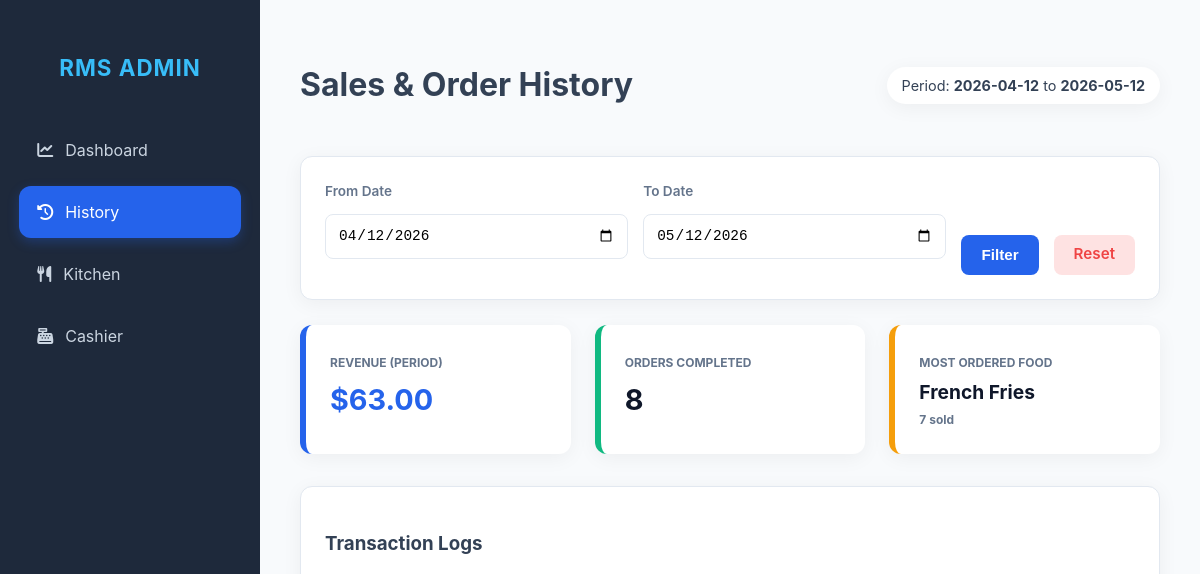
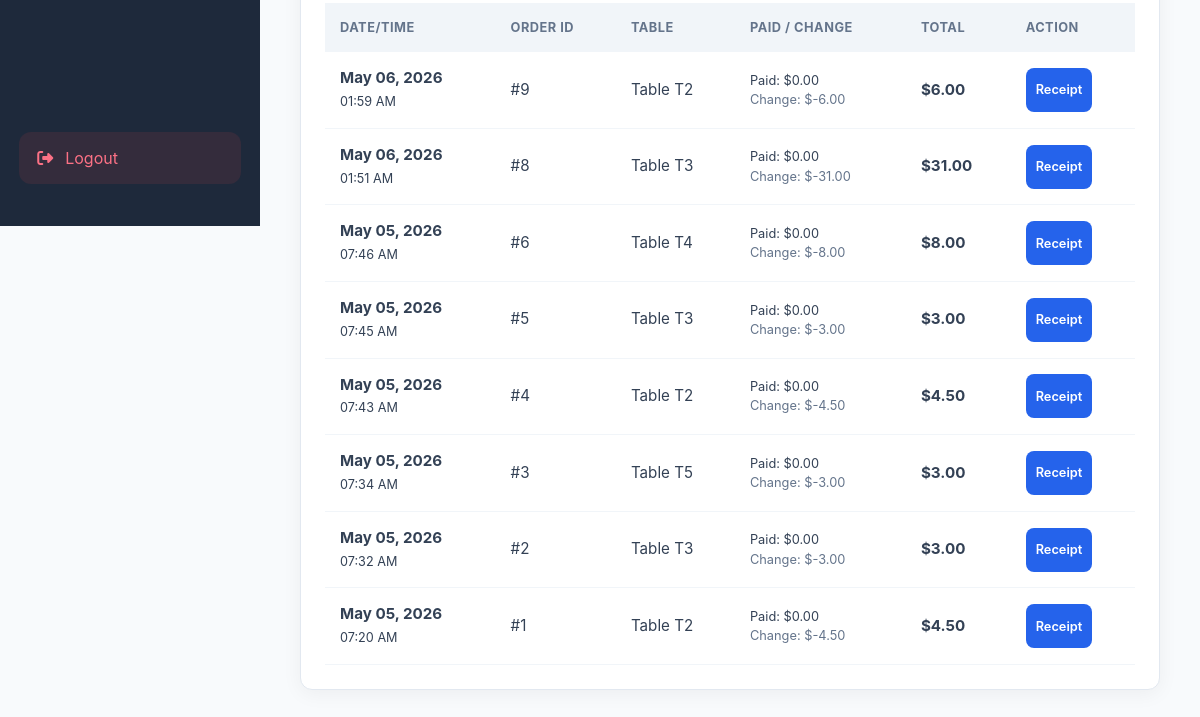
/history.php (signed in), run on an earlier commit of the app's database (2 pictures, top to bottom).
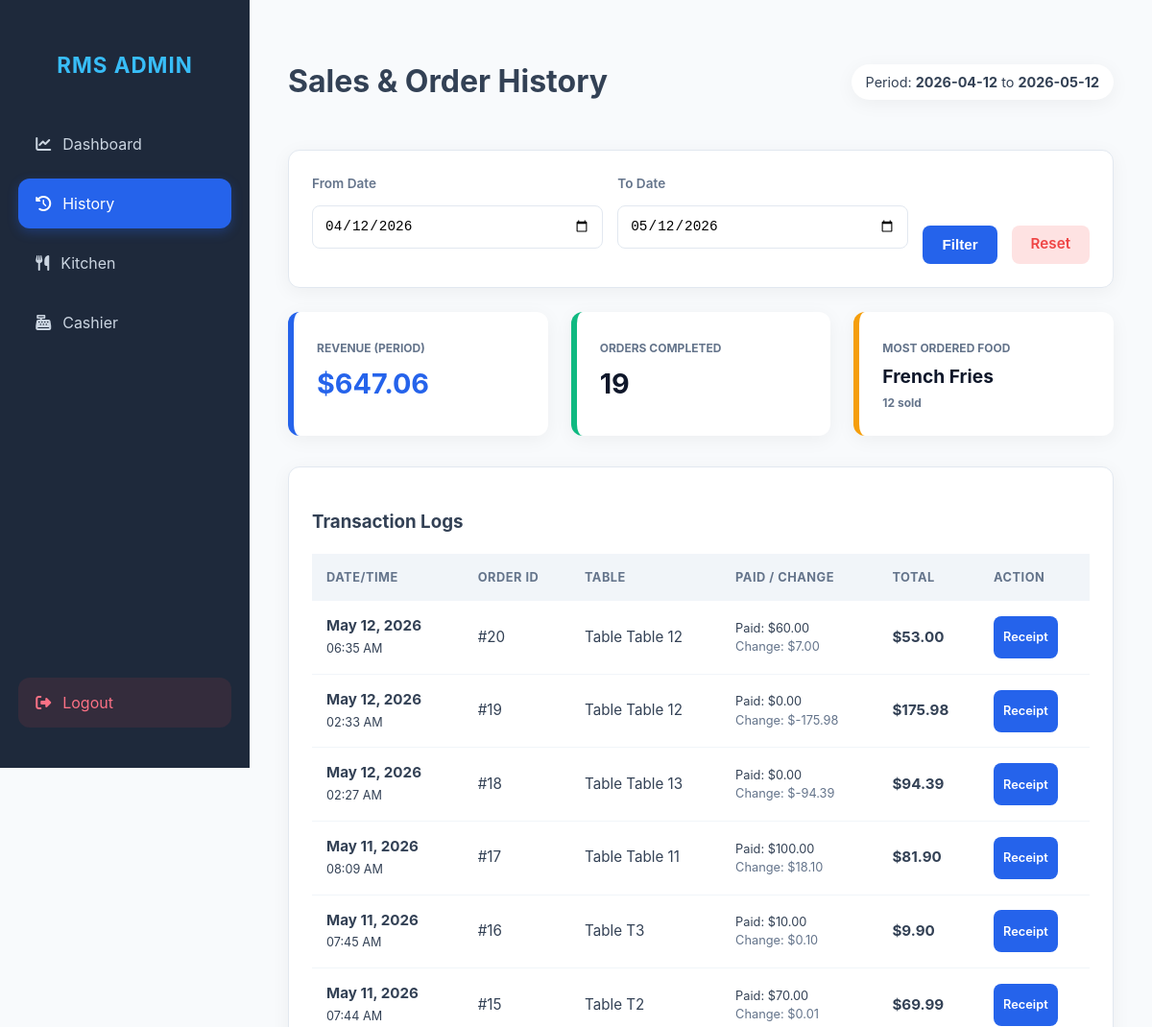
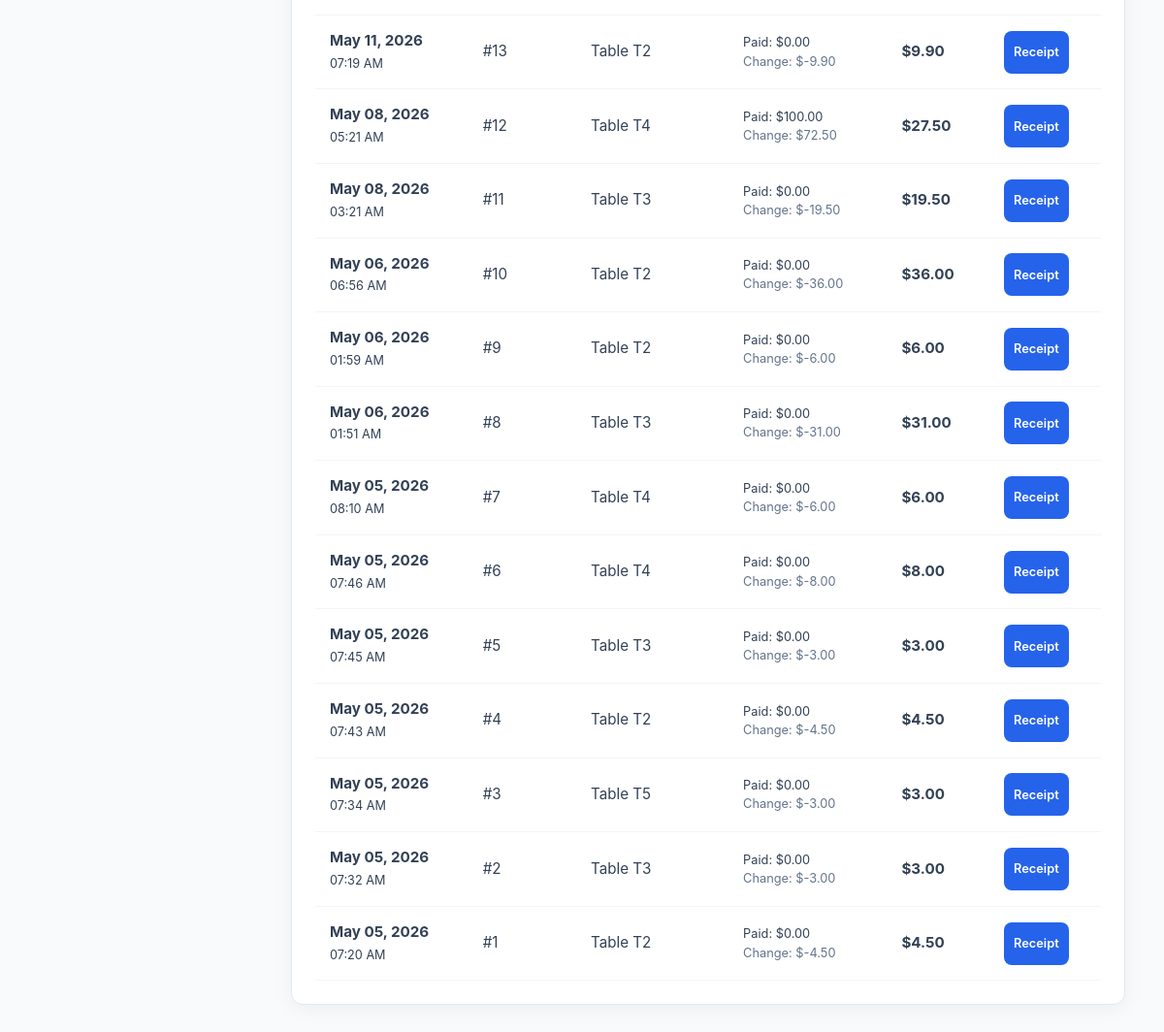
And on a later commit of the database (2 pictures, top to bottom).
### tables this page shows
CREATE TABLE `orders` (
  `id` int(11) NOT NULL,
  `table_number` varchar(10) NOT NULL,
  `total_price` decimal(10,2) DEFAULT 0.00,
  `status` varchar(20) DEFAULT 'pending',
  `created_at` timestamp NOT NULL DEFAULT current_timestamp(),
  `amount_paid` decimal(10,2) DEFAULT 0.00,
  `amount_change` decimal(10,2) DEFAULT 0.00
);

### history.php (the view, shortened to what this page needs)
<?php
include 'db.php';
$start_date = $_GET['start_date'] ?? date('Y-m-d', strtotime('-30 days'));
$end_date = $_GET['end_date'] ?? date('Y-m-d');
$revenue_query = "SELECT SUM(total_price) as total FROM orders WHERE status='completed' AND DATE(created_at) BETWEEN '$start_date' AND '$end_date'";
$total_revenue = $conn->query($revenue_query)->fetch_assoc()['total'] ?? 0;
$order_count_query = "SELECT COUNT(*) as count FROM orders WHERE status='completed' AND DATE(created_at) BETWEEN '$start_date' AND '$end_date'";
$total_orders = $conn->query($order_count_query)->fetch_assoc()['count'] ?? 0;
$most_ordered_query = "SELECT i.name, SUM(oi.quantity) as total_qty
                       FROM order_items oi
                       JOIN items i ON oi.item_id = i.id
                       JOIN orders o ON oi.order_id = o.id
                       WHERE o.status = 'completed'
                       AND DATE(o.created_at) BETWEEN '$start_date' AND '$end_date'
                       GROUP BY i.id
                       ORDER BY total_qty DESC
                       LIMIT 1";
$most_ordered_result = $conn->query($most_ordered_query)->fetch_assoc();
$popular_item = $most_ordered_result['name'] ?? 'N/A';
$popular_qty = $most_ordered_result['total_qty'] ?? 0;
$history_query = "SELECT * FROM orders
                  WHERE status = 'completed'
                  AND DATE(created_at) BETWEEN '$start_date' AND '$end_date'
                  ORDER BY created_at DESC";
$history = $conn->query($history_query);
?>
<!DOCTYPE html>
<html lang="en">
<head>
    <link rel="stylesheet" href="css/style.css">
    <link rel="stylesheet" href="https://cdnjs.cloudflare.com/ajax/libs/font-awesome/6.4.0/css/all.min.css">
</head>
<body>
    <div class="sidebar">
        <h2>RMS ADMIN</h2>
        <a href="admin.php"><i class="fas fa-chart-line"></i> Dashboard</a>
        <a href="history.php" class="active"><i class="fas fa-history"></i> History</a>
        <a href="kitchen.php"><i class="fas fa-utensils"></i> Kitchen</a>
        <a href="cashier.php"><i class="fas fa-cash-register"></i> Cashier</a>
        <a href="logout.php" class="logout-btn"><i class="fas fa-sign-out-alt"></i> Logout</a>
    </div>
    <div class="main-content">
        <div class="header-flex">
            <h1>Sales & Order History</h1>
            <div class="user-info">Period: <b><?php echo $start_date; ?></b> to <b><?php echo $end_date; ?></b></div>
        </div>
        <div class="card" style="margin-bottom: 25px;">
            <form method="GET" style="display: flex; gap: 15px; align-items: flex-end; flex-wrap: wrap;">
                <div style="flex: 1; min-width: 150px;">
                    <label>From Date</label>
                    <input type="date" name="start_date" value="<?php echo $start_date; ?>" style="width:100%">
                </div>
                <div style="flex: 1; min-width: 150px;">
                    <label>To Date</label>
                    <input type="date" name="end_date" value="<?php echo $end_date; ?>" style="width:100%">
                </div>
                <button type="submit" class="btn btn-primary" style="height:40px;">Filter</button>
                <a href="history.php" class="btn btn-danger" style="height:40px; text-decoration:none; display:flex; align-items:center;">Reset</a>
            </form>
        </div>
        <div class="stats-row">
            <div class="stat-card">
                <small>REVENUE (PERIOD)</small>
                <h2 style="color: var(--primary);">$<?php echo number_format($total_revenue, 2); ?></h2>
            </div>
            <div class="stat-card" style="border-left-color: #10b981;">
                <small>ORDERS COMPLETED</small>
                <h2><?php echo $total_orders; ?></h2>
            </div>
            <div class="stat-card" style="border-left-color: #f59e0b;">
                <small>MOST ORDERED FOOD</small>
                <h2 style="font-size: 1.2rem;"><?php echo htmlspecialchars($popular_item); ?></h2>
                <small style="color: #64748b;"><?php echo $popular_qty; ?> sold</small>
            </div>
        </div>
        <div class="card">
            <h3>Transaction Logs</h3>
            <div class="table-container">
                <table style="width: 100%;">
                    <thead>
                        <tr style="background: #f8fafc; text-align: left;">
                            <th style="padding: 15px;">Date/Time</th>
                            <th style="padding: 15px;">Order ID</th>
                            <th style="padding: 15px;">Table</th>
                            <th style="padding: 15px;">Paid / Change</th>
                            <th style="padding: 15px;">Total</th>
                            <th style="padding: 15px;">Action</th>
                        </tr>
                    </thead>
                    <tbody>
                        <?php while($row = $history->fetch_assoc()): ?>
                        <tr style="border-bottom: 1px solid #e2e8f0;">
                            <td style="padding: 15px;">
                                <strong><?php echo date('M d, Y', strtotime($row['created_at'])); ?></strong><br>
                                <small><?php echo date('h:i A', strtotime($row['created_at'])); ?></small>
                            </td>
                            <td style="padding: 15px;">#<?php echo $row['id']; ?></td>
                            <td style="padding: 15px;">Table <?php echo htmlspecialchars($row['table_number']); ?></td>
                            <td style="padding: 15px;">
                                <div style="font-size: 0.8rem;">Paid: $<?php echo number_format($row['amount_paid'], 2); ?></div>
                                <div style="font-size: 0.8rem; color: #64748b;">Change: $<?php echo number_format($row['amount_paid'] - $row['total_price'], 2); ?></div>
                            </td>
                            <td style="padding: 15px;"><b>$<?php echo number_format($row['total_price'], 2); ?></b></td>
                            <td style="padding: 15px;">
                                <a href="receipt.php?id=<?php echo $row['id']; ?>" target="_blank" class="btn btn-primary" style="padding:5px 10px; font-size: 0.8rem;">Receipt</a>
                            </td>
                        </tr>
                        <?php endwhile; ?>
                    </tbody>
                </table>
            </div>
        </div>
    </div>
</body>
</html>

### css/style.css (style rules this page uses)
:root { --primary: #2563eb; --primary-hover: #1d4ed8; --success: #10b981; --danger: #ef4444; --warning: #f59e0b; --dark: #0f172a; --sidebar-bg: #1e293b; --bg-light: #f8fafc; --text-main: #334155; --text-muted: #64748b; --border: #e2e8f0; --card-shadow: 0 4px 20px rgba(0, 0, 0, 0.05); --radius: 12px; }
* { box-sizing: border-box; transition: all 0.2s ease-in-out; }
body { font-family: 'Inter', -apple-system, sans-serif; background-color: var(--bg-light); color: var(--text-main); margin: 0; line-height: 1.5; }
.sidebar { width: 260px; height: 100vh; background: var(--sidebar-bg); color: white; position: fixed; padding: 2rem 1.2rem; display: flex; flex-direction: column; z-index: 1000; }
.sidebar h2 { color: #38bdf8; text-align: center; font-size: 1.4rem; margin-bottom: 2.5rem; letter-spacing: 1px; text-transform: uppercase; }
.sidebar a { color: #cbd5e1; text-decoration: none; padding: 14px 18px; border-radius: var(--radius); margin-bottom: 10px; display: flex; align-items: center; gap: 12px; }
.sidebar a:hover, .sidebar a.active { background: var(--primary); color: white; box-shadow: 0 4px 12px rgba(37, 99, 235, 0.3); }
.logout-btn { background: rgba(239, 68, 68, 0.1) !important; color: #fb7185 !important; margin-top: auto; }
.main-content { margin-left: 260px; padding: 2.5rem; width: calc(100% - 260px); }
.card { background: white; padding: 1.5rem; border-radius: var(--radius); box-shadow: var(--card-shadow); margin-bottom: 1.5rem; border: 1px solid var(--border); }
.stats-row { display: grid; grid-template-columns: repeat(auto-fit, minmax(220px, 1fr)); gap: 1.5rem; margin-bottom: 2rem; }
.stat-card { background: white; padding: 1.5rem; border-radius: var(--radius); border-left: 6px solid var(--primary); box-shadow: var(--card-shadow); }
.stat-card small { color: var(--text-muted); font-weight: bold; font-size: 0.75rem; }
.stat-card h2 { margin: 5px 0 0; font-size: 1.8rem; color: var(--dark); }
.table-container { overflow-x: auto; }
table { width: 100%; border-collapse: collapse; }
th { text-align: left; background: #f1f5f9; padding: 12px 15px; color: var(--text-muted); font-size: 0.8rem; text-transform: uppercase; letter-spacing: 0.5px; }
td { padding: 15px; border-bottom: 1px solid #f1f5f9; font-size: 0.95rem; }
input, select, textarea { width: 100%; padding: 12px; margin: 8px 0 16px; border: 1px solid var(--border); border-radius: 8px; font-size: 0.9rem; }
.btn { border: none; height: 44px; padding: 0 20px; border-radius: 8px; cursor: pointer; font-weight: 600; display: inline-flex; align-items: center; justify-content: center; gap: 8px; text-decoration: none; font-size: 0.95rem; }
.btn-primary { background: var(--primary); color: white; }
.btn-danger { background: #fee2e2; color: var(--danger); }
.header-flex { display: flex; justify-content: space-between; align-items: center; margin-bottom: 25px; }
.user-info { background: white; padding: 8px 15px; border-radius: 20px; font-size: 0.9rem; box-shadow: var(--card-shadow); }
label { display: block; font-size: 0.85rem; font-weight: 600; margin-bottom: 5px; color: var(--text-muted); }

What changed in the data, as far as the page shows it:
added orders: created_at "May 12, 2026", created_at "06:35 AM", id "20", table_number "Table 12", amount_paid "60.00", $row['amount_paid'] - $row['total_price'] "7.00", total_price "53.00"
added orders: created_at "May 12, 2026", created_at "02:33 AM", id "19", table_number "Table 12", amount_paid "0.00", $row['amount_paid'] - $row['total_price'] "-175.98", total_price "175.98"
added orders: created_at "May 12, 2026", created_at "02:27 AM", id "18", table_number "Table 13", amount_paid "0.00", $row['amount_paid'] - $row['total_price'] "-94.39", total_price "94.39"
added orders: created_at "May 11, 2026", created_at "08:09 AM", id "17", table_number "Table 11", amount_paid "100.00", $row['amount_paid'] - $row['total_price'] "18.10", total_price "81.90"
added orders: created_at "May 11, 2026", created_at "07:45 AM", id "16", table_number "T3", amount_paid "10.00", $row['amount_paid'] - $row['total_price'] "0.10", total_price "9.90"
added orders: created_at "May 11, 2026", created_at "07:44 AM", id "15", table_number "T2", amount_paid "70.00", $row['amount_paid'] - $row['total_price'] "0.01", total_price "69.99"
added orders: created_at "May 11, 2026", created_at "07:19 AM", id "13", table_number "T2", amount_paid "0.00", $row['amount_paid'] - $row['total_price'] "-9.90", total_price "9.90"
added orders: created_at "May 08, 2026", created_at "05:21 AM", id "12", table_number "T4", amount_paid "100.00", $row['amount_paid'] - $row['total_price'] "72.50", total_price "27.50"
added orders: created_at "May 08, 2026", created_at "03:21 AM", id "11", table_number "T3", amount_paid "0.00", $row['amount_paid'] - $row['total_price'] "-19.50", total_price "19.50"
now on this page (row edited): orders: created_at "May 06, 2026", created_at "06:56 AM", id "10", table_number "T2", amount_paid "0.00", $row['amount_paid'] - $row['total_price'] "-36.00", total_price "36.00"
now on this page (row edited): orders: created_at "May 05, 2026", created_at "08:10 AM", id "7", table_number "T4", amount_paid "0.00", $row['amount_paid'] - $row['total_price'] "-6.00", total_price "6.00"
Also different on the page:
$total_revenue: "63.00" → "647.06"
$total_orders: "8" → "19"
$popular_qty: "7" → "12"
